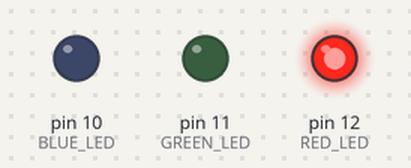
Simulated run of this sketch. Board: Arduino Uno, built with avr-gcc and run on an emulated ATmega328P. Shown: output pins drawn as LEDs (lit = HIGH).

Above: at 0.2 s.
At 1.2 s:
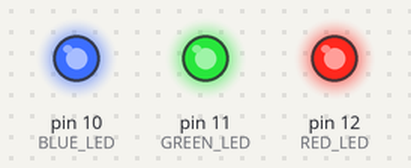
At 1.7 s:
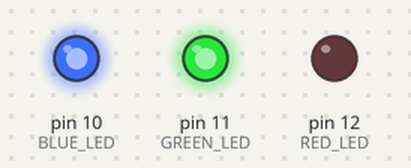
At 2.2 s:
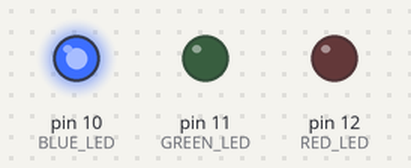
At 3.7 s:
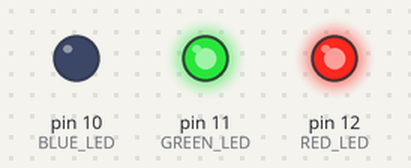
At 5.7 s:
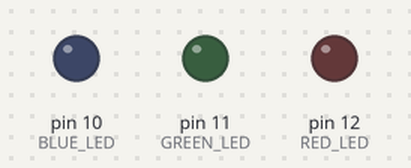
Timing chart, 0 to 6.9 s (numbered marks = the images above):
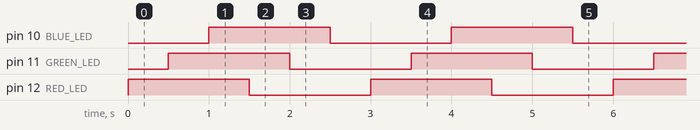

Measured:
- by itself, pin 10 (BLUE_LED), pin 11 (GREEN_LED), pin 12 (RED_LED): alternates HIGH for 1.5 s and LOW for 1.5 s
- by itself, everything shown: repeats every 3.0 s, in 6 steps

The sketch:

02_01_LED_Practice.ino
```cpp
int RED_LED = 12;
int GREEN_LED = 11;
int BLUE_LED = 10;

void setup() {
  // put your setup code here, to run once:
  pinMode(RED_LED, OUTPUT);
  pinMode(GREEN_LED, OUTPUT);
  pinMode(BLUE_LED, OUTPUT);
}

void loop() {
  // put your main code here, to run repeatedly:
  digitalWrite(RED_LED, HIGH);
  delay(500);
  digitalWrite(GREEN_LED, HIGH);
  delay(500);
  digitalWrite(BLUE_LED, HIGH);
  delay(500);
  digitalWrite(RED_LED, LOW);
  delay(500);
  digitalWrite(GREEN_LED, LOW);
  delay(500);
  digitalWrite(BLUE_LED, LOW);
  delay(500);
}
```
